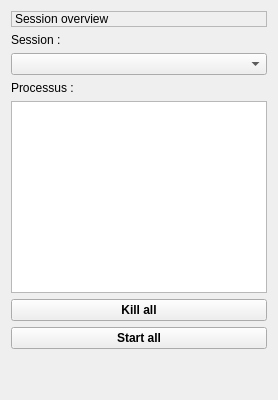
       <widget class="QWidget" name="widget_2">
        <layout class="QGridLayout" name="gridLayout_7">
         <item row="6" column="0">
          <widget class="QPushButton" name="quick_restart">
           <property name="enabled">
            <bool>true</bool>
           </property>
           <property name="font">
            <font>
             <weight>75</weight>
             <italic>false</italic>
             <bold>true</bold>
             <underline>false</underline>
             <strikeout>false</strikeout>
             <kerning>true</kerning>
            </font>
           </property>
           <property name="toolTip">
            <string>Kill &amp; restart all programs</string>
           </property>
           <property name="text">
            <string>Start all</string>
           </property>
           <property name="icon">
            <iconset>
             <normaloff>icons/media-playback-start.svg</normaloff>icons/media-playback-start.svg</iconset>
           </property>
          </widget>
         </item>
         <item row="3" column="0">
          <widget class="QLabel" name="label_33">
           <property name="text">
            <string>Processus :</string>
           </property>
          </widget>
         </item>
         <item row="4" column="0">
          <widget class="QListWidget" name="programs_overview_1">
           <property name="sizePolicy">
            <sizepolicy hsizetype="Expanding" vsizetype="Expanding">
             <horstretch>0</horstretch>
             <verstretch>0</verstretch>
            </sizepolicy>
           </property>
           <property name="minimumSize">
            <size>
             <width>0</width>
             <height>0</height>
            </size>
           </property>
           <property name="maximumSize">
            <size>
             <width>16777215</width>
             <height>16777215</height>
            </size>
           </property>
           <property name="toolTip">
            <string>Programs running (green) and stopped (red)</string>
           </property>
          </widget>
         </item>
         <item row="1" column="0">
          <widget class="QLabel" name="label_32">
           <property name="text">
            <string>Session :</string>
           </property>
          </widget>
         </item>
         <item row="2" column="0">
          <widget class="QComboBox" name="session_overview_1">
           <property name="sizePolicy">
            <sizepolicy hsizetype="Preferred" vsizetype="Fixed">
             <horstretch>0</horstretch>
             <verstretch>0</verstretch>
            </sizepolicy>
           </property>
           <property name="toolTip">
            <string>Current session</string>
           </property>
          </widget>
         </item>
         <item row="0" column="0">
          <widget class="QLabel" name="label_6">
           <property name="frameShape">
            <enum>QFrame::StyledPanel</enum>
           </property>
           <property name="text">
            <string>Session overview</string>
           </property>
           <property name="textFormat">
            <enum>Qt::AutoText</enum>
           </property>
           <property name="scaledContents">
            <bool>false</bool>
           </property>
           <property name="wordWrap">
            <bool>false</bool>
           </property>
          </widget>
         </item>
         <item row="10" column="0">
          <spacer name="verticalSpacer">
           <property name="orientation">
            <enum>Qt::Vertical</enum>
           </property>
           <property name="sizeHint" stdset="0">
            <size>
             <width>20</width>
             <height>40</height>
            </size>
           </property>
          </spacer>
         </item>
         <item row="5" column="0">
          <widget class="QPushButton" name="quick_kill">
           <property name="enabled">
            <bool>true</bool>
           </property>
           <property name="font">
            <font>
             <weight>75</weight>
             <italic>false</italic>
             <bold>true</bold>
             <underline>false</underline>
             <strikeout>false</strikeout>
             <kerning>true</kerning>
            </font>
           </property>
           <property name="toolTip">
            <string>Kill all running programs</string>
           </property>
           <property name="text">
            <string>Kill all</string>
           </property>
           <property name="icon">
            <iconset>
             <normaloff>icons/process-stop.svg</normaloff>icons/process-stop.svg</iconset>
           </property>
          </widget>
         </item>
        </layout>
       </widget>
